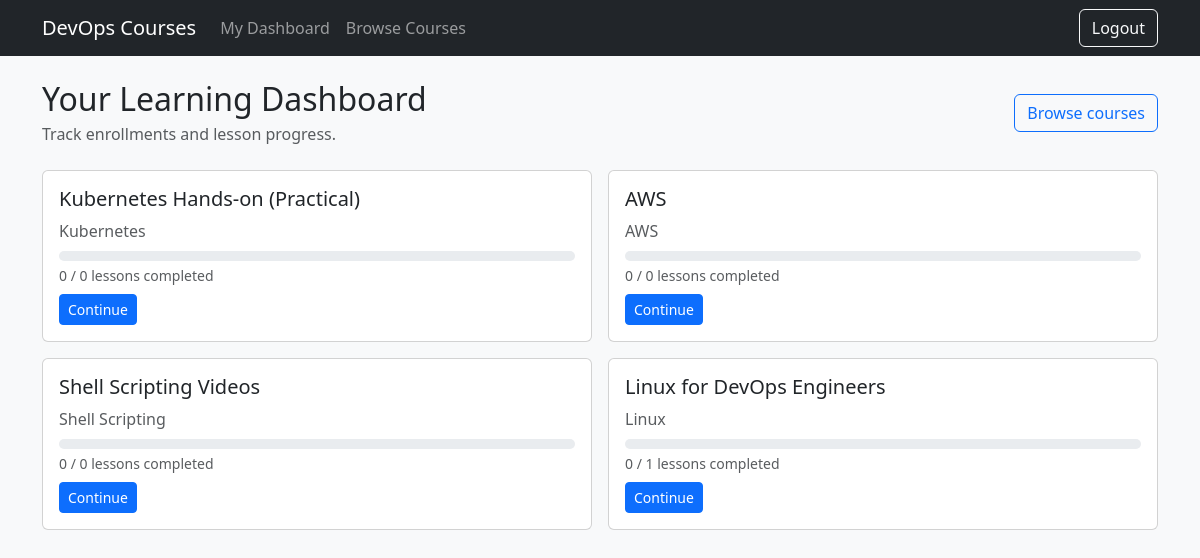
The page /learn/dashboard/ (signed in) on the database its author committed.
### catalog/models.py (models this page shows, shortened)
class Course(models.Model):
    title = models.CharField(max_length=200)
    slug = models.SlugField(max_length=220, unique=True)
    description = models.TextField()
    category = models.CharField(max_length=50, choices=CourseCategory.choices)
    cover_image = models.ImageField(upload_to="course_covers/", blank=True, null=True)
    is_published = models.BooleanField(default=True)
    created_at = models.DateTimeField(auto_now_add=True)
    updated_at = models.DateTimeField(auto_now=True)
    class Meta:
        indexes = [
            models.Index(fields=["category"]),
            models.Index(fields=["slug"]),
        ]
        ordering = ["-created_at"]

### learning/views.py (the view)
# urls.py: path("dashboard/", views.user_dashboard, name="user_dashboard"),
@login_required
def user_dashboard(request):
    enrollments = (
        Enrollment.objects.filter(user=request.user)
        .select_related("course")
        .order_by("-enrolled_at")
    )
    dashboard_rows = []
    for enrollment in enrollments:
        course = enrollment.course
        lessons_qs = CourseLesson.objects.filter(module__course=course)
        total_lessons = lessons_qs.count()
        completed_lessons = LessonCompletion.objects.filter(
            user=request.user, lesson__module__course=course
        ).count()
        percent = 0
        if total_lessons > 0:
            percent = int((completed_lessons / total_lessons) * 100)
        dashboard_rows.append(
            {
                "course": course,
                "completed_lessons": completed_lessons,
                "total_lessons": total_lessons,
                "percent": percent,
            }
        )
    return render(
        request,
        "learning/user_dashboard.html",
        {"dashboard_rows": dashboard_rows},
    )

### accounts/models.py (called while the page is built)
    @property
    def is_admin(self) -> bool:
        return self.role == self.Role.ADMIN

### templates/learning/user_dashboard.html (shortened to what this page needs)
{% extends "base.html" %}
{% block content %}
  <div class="d-flex justify-content-between align-items-center flex-wrap gap-2">
    <div>
      <h2 class="mb-1">Your Learning Dashboard</h2>
      <div class="text-muted">Track enrollments and lesson progress.</div>
    </div>
    <a class="btn btn-outline-primary" href="{% url 'catalog:course_list' %}">Browse courses</a>
  </div>
  <div class="row g-3 mt-2">
    {% for row in dashboard_rows %}
      <div class="col-md-6">
        <div class="card h-100">
          <div class="card-body">
            <h5 class="card-title">{{ row.course.title }}</h5>
            <div class="text-muted mb-2">{{ row.course.category }}</div>
            <div class="mb-2">
              <div class="progress" style="height: 10px;">
              </div>
              <div class="small text-muted mt-1">
                {{ row.completed_lessons }} / {{ row.total_lessons }} lessons completed
              </div>
            </div>
            <div class="d-flex gap-2">
              <a class="btn btn-primary btn-sm" href="{% url 'catalog:course_detail' row.course.slug %}">
                Continue
              </a>
            </div>
          </div>
        </div>
      </div>
    {% empty %}
      <div class="col-12">
        <div class="alert alert-info">
          You aren’t enrolled in any courses yet. Browse the catalog and enroll to get started.
        </div>
      </div>
    {% endfor %}
  </div>
{% endblock %}

### rows shown on the page
Course: course "Kubernetes Hands-on (Practical)", course.category "Kubernetes", completed_lessons "0", total_lessons "0"
Course: course "AWS", course.category "AWS", completed_lessons "0", total_lessons "0"
Course: course "Shell Scripting Videos", course.category "Shell Scripting", completed_lessons "0", total_lessons "0"
Course: course "Linux for DevOps Engineers", course.category "Linux", completed_lessons "0", total_lessons "1"
